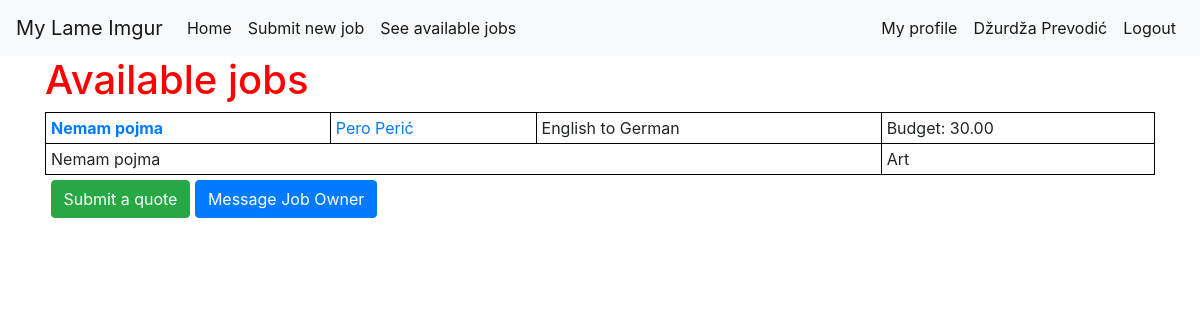
Page /app/jobs (signed in) on the earlier database version.
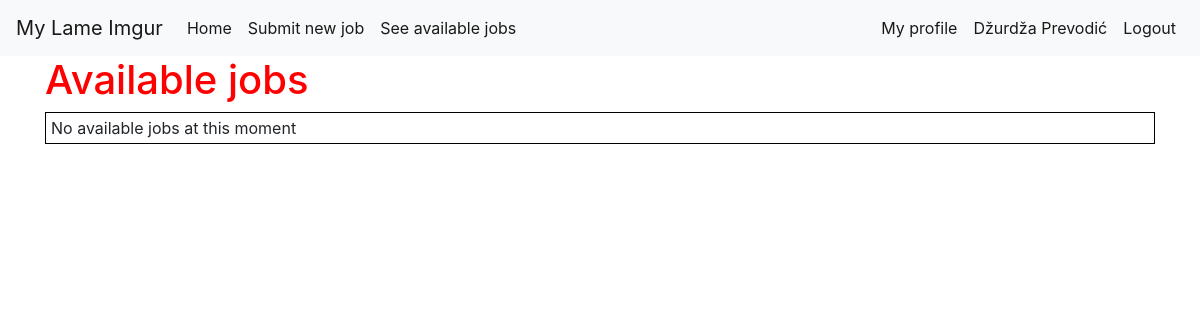
Same page on the later database version.
### app/models.py (models this page shows, shortened)
class Account(models.Model):
    user = models.OneToOneField(User, on_delete=models.CASCADE)
    name = models.CharField(max_length=100)
    balance = models.DecimalField(max_digits=8, decimal_places=2, default=0)
    translator = models.BooleanField()

class Job(models.Model):
    class Status(models.TextChoices):
        AVAILABLE = 'available', "Available"
        ASSIGNED = 'assigned', "Assigned"
        IN_PROGRESS = 'in_progress', "In Progress"
        COMPLETED = 'completed', "Completed"
    class Field(models.TextChoices):
        ART = 'art', "Art"
        BUS = 'business', "Business"
        COMP = 'computers', "Computers"
        EDU = 'education', "Education"
        ENG = 'engineering', "Engineering"
        FIN = 'finance', "Finance"
        LAW = 'law', "Law"
        LIT = 'literature', "Literature"
        MED = 'medicine', "Medicine"
        SCI = 'science', "Science"
        SOC = 'social_sciences', "Social Sciences"
        TECH = 'technology', "Technology"
    class Language(models.TextChoices):
        ENG = 'en', "English"
        SPA = 'spa', "Spanish"
        FRE = 'fr', "French"
        GER = 'de', "German"
        ITA = 'it', "Italian"
        JPN = 'ja', "Japanese"
        CRO = 'hr', "Croatian"
    user = models.ForeignKey(User, on_delete=models.CASCADE)
    title = models.CharField(max_length=100)
    description = models.CharField(max_length=100)
    source_lang = models.CharField(
            max_length=3,
            choices=Language.choices,
            default=Language.ENG,
    )
    target_lang = models.CharField(
            max_length=3,
            choices=Language.choices,
            default=Language.CRO,
    )
    field = models.CharField(
            max_length=100,
            choices=Field.choices,
            default=Field.ENG,
    )
    budget = models.DecimalField(max_digits=8, decimal_places=2)
    text = models.TextField()
    status = models.CharField(
            max_length=100,
            choices=Status.choices,
            default=Status.AVAILABLE,
    )
    translation = models.TextField(blank=True, null=True)
    def owner(self):
        return self.user.account

### app/views.py (the view)
# urls.py: path('jobs', views.jobs_index, name="jobs"),
@login_required
def jobs_index(request):
    if request.user.account.translator:
        jobs = Job.objects.filter(status='available')
        context = {
            'jobs': jobs,
        }
        return render(request, 'app/jobs_index.html', context)
    else:
        return HttpResponseRedirect(reverse('home_path'))

### app/templates/app/jobs_index.html
{% extends 'app/base.html' %}
{% block content %}
<h1>Available jobs</h1>
<table class="jobs">
{% for job in jobs %}
    <tr>
      <td>
        <strong>
          <a href="{% url 'app:job_detail' job.id %}">{{ job.title }}</a>
        </strong>
      </td>
      <td>
        <a href="{% url 'accounts:profile' job.owner.id %}">
          {{ job.owner.name }}
        </a>
      </td>
      <td>{{ job.get_source_lang_display }} to {{ job.get_target_lang_display }} </td>
      <td>Budget: {{ job.budget }}</td>
    </tr>
    <tr>
      <td colspan="3">
        {{ job.description }}
      </td>
      <td>
        {{ job.get_field_display }}
      </td>
    </tr>
    <tr>
      <td colspan="4" class="bid-controls-row">
        <a href="{% url 'app:job_detail' job.id %}" class="btn btn-success">Submit a quote</a>
        <a href="{% url 'app:job_detail' job.id %}" class="btn btn-primary">Message Job Owner</a>
      </td>
    </tr>
{% empty %}
  <tr>
    <td colspan="4"> No available jobs at this moment</td>
  </tr>
{% endfor %}
</table>
{% endblock content %}

### app/templates/app/base.html (shortened to what this page needs)
{% load static %}
<html>
  <head>
    <link rel="stylesheet" href="https://stackpath.bootstrapcdn.com/bootstrap/4.5.2/css/bootstrap.min.css">
    <link rel="stylesheet" href="{% static 'app/css/app.css' %}">
  </head>
  <body>
    <div class="page-header">
      <nav class="navbar navbar-expand-lg navbar-light bg-light">
        <a class="navbar-brand" href="/">My Lame Imgur</a>
        <div class="collapse navbar-collapse" id="navbarSupportedContent">
          <ul class="navbar-nav mr-auto">
            <li class="nav-item active">
              <a class="nav-link" href="/">Home</a>
            </li>
            {% if user.is_authenticated %}
              <li class="nav-item active">
                <a class="nav-link" href="{% url 'app:new_job'  %}">Submit new job</a>
              </li>
              {% if user.account.translator %}
                <li class="nav-item active">
                  <a class="nav-link" href="{% url 'app:jobs' %}">See available jobs</a>
                </li>
              {% endif %}
            {% endif %}
          </ul>
          <ul class="navbar-nav ml-auto">
            {% if user.is_authenticated %}
              <li class="nav-item active">
                <a class="nav-link" href="{% url 'accounts:profile' user.id %}">My profile</a>
              </li>
              <li class="nav-item active">
                <a class="nav-link" href="{% url 'accounts:dashboard' %}">{{ user.account.name }}</a>
              </li>
              <li class="nav-item active">
                <a class="nav-link" href="{% url 'logout' %}">Logout</a>
              </li>
            {% endif %}
          </ul>
        </div>
      </nav>
    </div>
    <div class="content container">
      <div class="row">
        <div class="col-md-12">
          {% block content %}
          {% endblock %}
        </div>
      </div>
    </div>
  </body>
</html>

### app/static/app/css/app.css (style rules this page uses)
.content h1 { color: red; }
table.jobs { width: 100%; }
table.jobs td { padding: 5px; border: 1px solid black; }

Differences in the rows shown:
no longer on this page (row edited): Job: title "Nemam pojma", owner.name "Pero Perić", source_lang "English", target_lang "German", budget "30.00", description "Nemam pojma", field "Art"
Other differences:
text now shown: "No available jobs at this moment"
